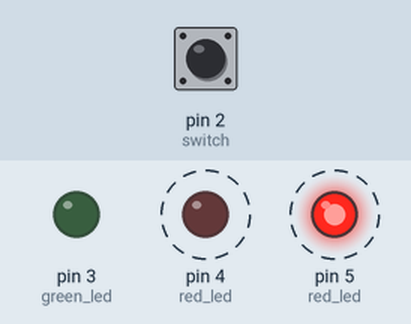
Bench run of a sketch on a simulated Arduino Uno, built with avr-gcc and run on an emulated ATmega328P. Parts: output pins drawn as LEDs (lit = HIGH). Dashed ring = blinking. The inputs (shaded band) are chosen by the test bench; at power-on: pin 2 (switch) HIGH.

Above: at 1.25 s.
1.3 s: pin 2 (switch) pulled LOW for 3.2 s
At 2.5 s:
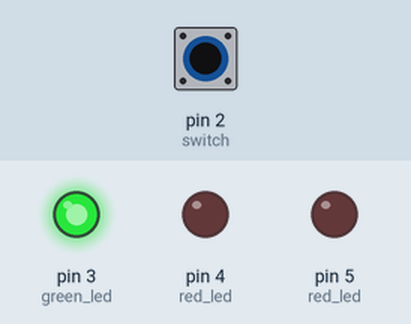
At 4.65 s:
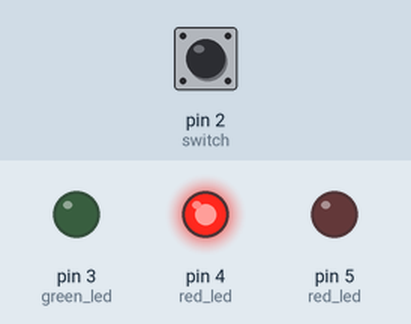
Timing chart, 0 to 12.1 s (numbered marks = the images above; inputs shaded):
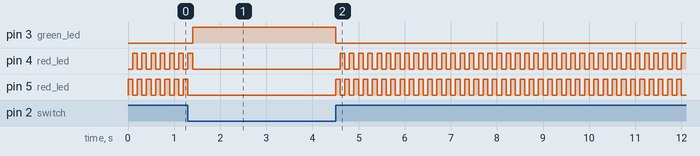

Measured:
- after the input at 1.3 s, pin 3 (green_led): LOW → HIGH after 0.10 s, → LOW 3.1 s later
- by itself, pin 5 (red_led): repeats every 0.20 s: HIGH 0.10 s, LOW 0.10 s

The sketch:

sketch_jan08a.ino
```cpp
// Arduino starter kit, project 02 "Spaceship"
// Using a pull-down resistor on switch pin 2

int switchState = 0;

void setup() {
  pinMode(3, OUTPUT); //green led
  pinMode(4, OUTPUT); //red led
  pinMode(5, OUTPUT); //red led
  pinMode(2, INPUT); //switch
}

void loop() {
  //read our switch if there is voltage our switch is HIGH (1) else LOW (0)
  switchState = digitalRead(2);

  if (switchState == LOW) {
    // button has not been pressed
    digitalWrite(3, HIGH); //green LED on
    digitalWrite(4, LOW); //red led off
    digitalWrite(5, LOW); //red led off
  }
  else {
    // button has been pressed
    digitalWrite(3, LOW);
    digitalWrite(4, LOW);
    digitalWrite(5, HIGH);

    delay(100);
    digitalWrite(4, HIGH);
    digitalWrite(5, LOW);
    delay(100);
  }
}
```
